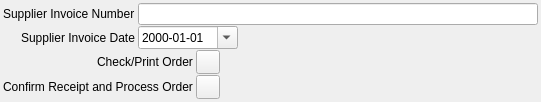
         <widget class="QWidget" name="tab_2">
          <attribute name="title">
           <string>Order</string>
          </attribute>
          <layout class="QGridLayout" name="gridLayout_10">
           <property name="leftMargin">
            <number>3</number>
           </property>
           <property name="topMargin">
            <number>3</number>
           </property>
           <property name="rightMargin">
            <number>3</number>
           </property>
           <property name="bottomMargin">
            <number>3</number>
           </property>
           <property name="verticalSpacing">
            <number>1</number>
           </property>
           <item row="0" column="0">
            <layout class="QFormLayout" name="formLayout_7">
             <property name="fieldGrowthPolicy">
              <enum>QFormLayout::AllNonFixedFieldsGrow</enum>
             </property>
             <property name="labelAlignment">
              <set>Qt::AlignRight|Qt::AlignTrailing|Qt::AlignVCenter</set>
             </property>
             <property name="horizontalSpacing">
              <number>3</number>
             </property>
             <property name="verticalSpacing">
              <number>1</number>
             </property>
             <item row="0" column="0">
              <widget class="QLabel" name="label_37">
               <property name="text">
                <string>Supplier Invoice Number</string>
               </property>
              </widget>
             </item>
             <item row="0" column="1">
              <widget class="QLineEdit" name="leSupplierInvoiceNo">
               <property name="minimumSize">
                <size>
                 <width>400</width>
                 <height>0</height>
                </size>
               </property>
               <property name="maximumSize">
                <size>
                 <width>400</width>
                 <height>16777215</height>
                </size>
               </property>
              </widget>
             </item>
             <item row="1" column="0">
              <widget class="QLabel" name="label_38">
               <property name="text">
                <string>Supplier Invoice Date</string>
               </property>
              </widget>
             </item>
             <item row="1" column="1">
              <widget class="QDateEdit" name="deSupplierInvoiceDate">
               <property name="minimumSize">
                <size>
                 <width>100</width>
                 <height>0</height>
                </size>
               </property>
               <property name="maximumSize">
                <size>
                 <width>100</width>
                 <height>16777215</height>
                </size>
               </property>
               <property name="displayFormat">
                <string>yyyy-MM-dd</string>
               </property>
               <property name="calendarPopup">
                <bool>true</bool>
               </property>
              </widget>
             </item>
            </layout>
           </item>
           <item row="2" column="0">
            <layout class="QFormLayout" name="formLayout_8">
             <property name="fieldGrowthPolicy">
              <enum>QFormLayout::AllNonFixedFieldsGrow</enum>
             </property>
             <property name="labelAlignment">
              <set>Qt::AlignRight|Qt::AlignTrailing|Qt::AlignVCenter</set>
             </property>
             <property name="horizontalSpacing">
              <number>3</number>
             </property>
             <property name="verticalSpacing">
              <number>1</number>
             </property>
             <item row="0" column="0">
              <widget class="QLabel" name="label_36">
               <property name="text">
                <string>Check/Print Order</string>
               </property>
              </widget>
             </item>
             <item row="1" column="0">
              <widget class="QLabel" name="label_35">
               <property name="text">
                <string>Confirm Receipt and Process Order</string>
               </property>
              </widget>
             </item>
             <item row="0" column="1">
              <widget class="QToolButton" name="pbCheckOrder">
               <property name="minimumSize">
                <size>
                 <width>24</width>
                 <height>24</height>
                </size>
               </property>
               <property name="maximumSize">
                <size>
                 <width>24</width>
                 <height>24</height>
                </size>
               </property>
               <property name="text">
                <string/>
               </property>
               <property name="icon">
                <iconset resource="../../../db/src/gui/db.qrc">
                 <normaloff>:/images/icons/cart_edit.png</normaloff>:/images/icons/cart_edit.png</iconset>
               </property>
               <property name="iconSize">
                <size>
                 <width>16</width>
                 <height>16</height>
                </size>
               </property>
              </widget>
             </item>
             <item row="1" column="1">
              <widget class="QToolButton" name="pbProcessOrder">
               <property name="minimumSize">
                <size>
                 <width>24</width>
                 <height>24</height>
                </size>
               </property>
               <property name="maximumSize">
                <size>
                 <width>24</width>
                 <height>24</height>
                </size>
               </property>
               <property name="text">
                <string/>
               </property>
               <property name="icon">
                <iconset resource="../../../db/src/gui/db.qrc">
                 <normaloff>:/images/icons/cart_go.png</normaloff>:/images/icons/cart_go.png</iconset>
               </property>
               <property name="iconSize">
                <size>
                 <width>16</width>
                 <height>16</height>
                </size>
               </property>
              </widget>
             </item>
            </layout>
           </item>
          </layout>
         </widget>
